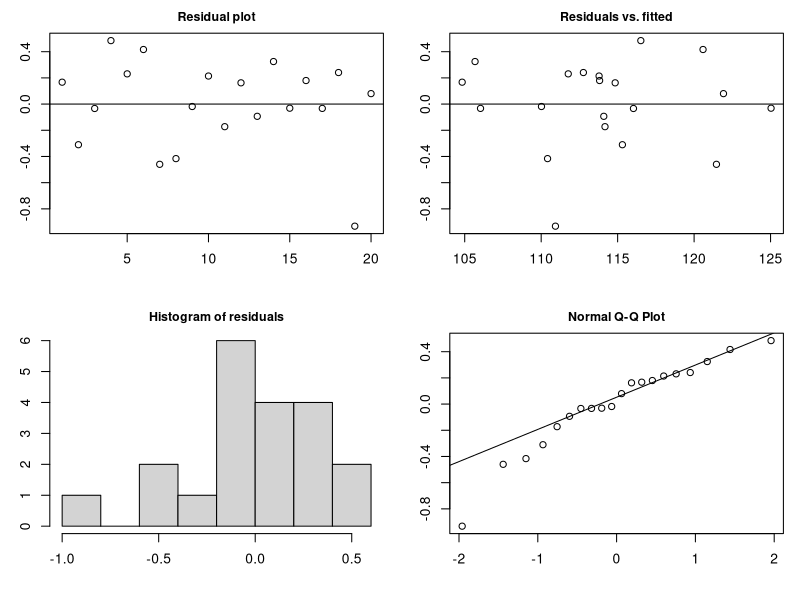

The R source for this figure:
############################ arguments ##################################
setwd("/home/fabio/Documents")
# https://online.stat.psu.edu/stat462/sites/onlinecourses.science.psu.edu.stat462/files/data/bloodpress/index.txt
datos <- read.delim("bloodpressure.txt",header=TRUE)
variable_respuesta <- "BP"

############################ process ##################################
if(!dir.exists(file.path(getwd(),"diagnostico_MMM"))){
  dir.create(file.path(getwd(),"diagnostico_MMM"))
}

setwd(file.path(getwd(),"diagnostico_MMM"))

calcuvif <- function(x,depvar){
  indepvar <- x[,-which(names(x)==depvar)]
  mylist <- list()
  for(i in 1:ncol(indepvar)){
    varname <- names(indepvar[,i,drop=FALSE])
    fo <- formula(paste0(varname,"~."))
    rsq <- summary(lm(fo,data=indepvar))$r.squared
    mylist[varname] <- 1/(1-rsq)
    viftable <- setNames(data.frame(do.call(rbind, mylist)),"VIF")
  }
  return(viftable)
}

viewer <- function(x,depvar){
  fo <- formula(paste0(depvar,"~."))
  mymodel <- lm(fo,data=x)
  suffix <- paste0("_",gsub(":","",gsub(" ","_",Sys.time())))
  pdf(file = paste0("diagnostico_residuales",suffix,".pdf"))
  par(cex.main=0.9,cex.lab=0.8,mfrow=c(2,2),mar=c(4,3,2,1))
  plot(mymodel$residuals,main="Residual plot",ylab="",xlab="")
  abline(h=0)
  plot(mymodel$residuals~mymodel$fitted.values,xlab="",ylab="",main="Residuals vs. fitted")
  abline(h=0)
  hist(mymodel$residuals, main="Histogram of residuals",ylab="",xlab="")
  qqnorm(mymodel$residuals,ylab="",xlab="")
  qqline(mymodel$residuals,ylab="",xlab="")
  dev.off()
}

ShapiroWilk <- function(x,depvar){
  fo <- formula(paste0(depvar,"~."))
  mymodel <- lm(fo,data=x)
  return(shapiro.test(mymodel$residuals))
}

viewer(datos,variable_respuesta)
suffix <- paste0("_",gsub(":","",gsub(" ","_",Sys.time())))
sink(paste0("vif_shapiroTest",suffix,".txt"))
ShapiroWilk(datos,variable_respuesta)
calcuvif(datos,variable_respuesta)
sink()

